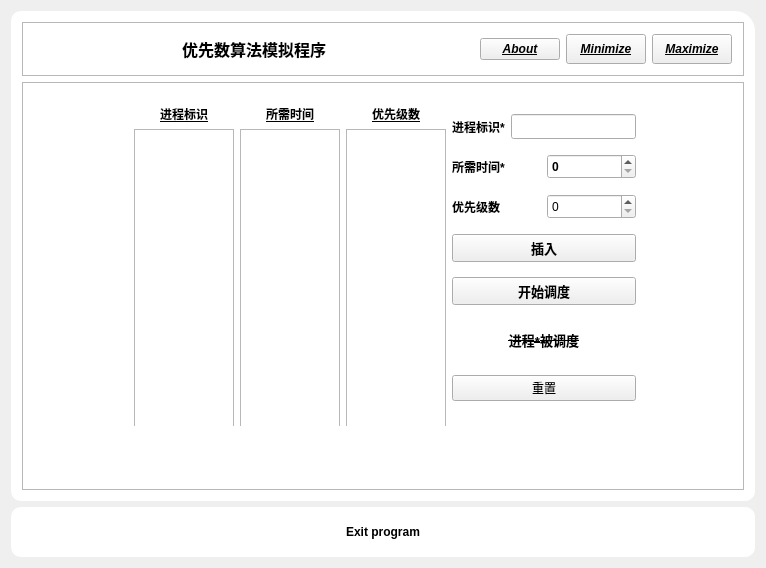
<?xml version="1.0" encoding="UTF-8"?>
<ui version="4.0">
 <class>Widget</class>
 <widget class="QWidget" name="Widget">
  <property name="geometry">
   <rect>
    <x>0</x>
    <y>0</y>
    <width>766</width>
    <height>568</height>
   </rect>
  </property>
  <property name="windowTitle">
   <string>Widget</string>
  </property>
  <layout class="QVBoxLayout" name="vlMain">
   <item>
    <widget class="QWidget" name="shadowWeight" native="true">
     <property name="styleSheet">
      <string notr="true">QWidget#shadowWeight
{
	background-color: rgb(255, 255, 255);
	border-radius:10;
	border-top-right-radius:20;
}</string>
     </property>
     <layout class="QVBoxLayout" name="verticalLayout_2">
      <item>
       <widget class="QFrame" name="frame_2">
        <property name="sizePolicy">
         <sizepolicy hsizetype="Preferred" vsizetype="Fixed">
          <horstretch>0</horstretch>
          <verstretch>0</verstretch>
         </sizepolicy>
        </property>
        <property name="minimumSize">
         <size>
          <width>0</width>
          <height>50</height>
         </size>
        </property>
        <property name="frameShape">
         <enum>QFrame::StyledPanel</enum>
        </property>
        <property name="frameShadow">
         <enum>QFrame::Raised</enum>
        </property>
        <layout class="QHBoxLayout" name="horizontalLayout">
         <item>
          <widget class="QLabel" name="label">
           <property name="sizePolicy">
            <sizepolicy hsizetype="Expanding" vsizetype="Preferred">
             <horstretch>0</horstretch>
             <verstretch>0</verstretch>
            </sizepolicy>
           </property>
           <property name="font">
            <font>
             <family>WenQuanYi Micro Hei Mono</family>
             <pointsize>12</pointsize>
             <weight>75</weight>
             <italic>false</italic>
             <bold>true</bold>
             <underline>false</underline>
             <strikeout>false</strikeout>
            </font>
           </property>
           <property name="text">
            <string>优先数算法模拟程序</string>
           </property>
           <property name="textFormat">
            <enum>Qt::PlainText</enum>
           </property>
           <property name="alignment">
            <set>Qt::AlignCenter</set>
           </property>
           <property name="textInteractionFlags">
            <set>Qt::LinksAccessibleByMouse</set>
           </property>
          </widget>
         </item>
         <item>
          <widget class="QPushButton" name="btnShowAbout">
           <property name="font">
            <font>
             <weight>75</weight>
             <italic>true</italic>
             <bold>true</bold>
             <underline>true</underline>
            </font>
           </property>
           <property name="text">
            <string>About</string>
           </property>
          </widget>
         </item>
         <item>
          <widget class="QPushButton" name="btnMin">
           <property name="minimumSize">
            <size>
             <width>0</width>
             <height>30</height>
            </size>
           </property>
           <property name="font">
            <font>
             <weight>75</weight>
             <italic>true</italic>
             <bold>true</bold>
             <underline>true</underline>
            </font>
           </property>
           <property name="styleSheet">
            <string notr="true">  QPushButton#pushButton_2 {
      background-color: #aaffff;
      border-style: outset;
      border-width: 2px;
      border-color: beige;
      font: bold 14px;
      padding: 6px;
  }
  QPushButton#pushButton_2:pressed {
      background-color: #89cece;
      border-style: inset;
  }</string>
           </property>
           <property name="text">
            <string>Minimize</string>
           </property>
          </widget>
         </item>
         <item>
          <widget class="QPushButton" name="btnMax">
           <property name="minimumSize">
            <size>
             <width>0</width>
             <height>30</height>
            </size>
           </property>
           <property name="font">
            <font>
             <weight>75</weight>
             <italic>true</italic>
             <bold>true</bold>
             <underline>true</underline>
             <strikeout>false</strikeout>
            </font>
           </property>
           <property name="styleSheet">
            <string notr="true"/>
           </property>
           <property name="text">
            <string>Maximize</string>
           </property>
          </widget>
         </item>
        </layout>
       </widget>
      </item>
      <item>
       <widget class="QFrame" name="frame">
        <property name="sizePolicy">
         <sizepolicy hsizetype="Preferred" vsizetype="Preferred">
          <horstretch>0</horstretch>
          <verstretch>0</verstretch>
         </sizepolicy>
        </property>
        <property name="frameShape">
         <enum>QFrame::StyledPanel</enum>
        </property>
        <property name="frameShadow">
         <enum>QFrame::Raised</enum>
        </property>
        <widget class="QWidget" name="layoutWidget">
         <property name="geometry">
          <rect>
           <x>12</x>
           <y>12</y>
           <width>702</width>
           <height>332</height>
          </rect>
         </property>
         <layout class="QHBoxLayout" name="horizontalLayout_7">
          <item>
           <spacer name="horizontalSpacer">
            <property name="orientation">
             <enum>Qt::Horizontal</enum>
            </property>
            <property name="sizeHint" stdset="0">
             <size>
              <width>85</width>
              <height>20</height>
             </size>
            </property>
           </spacer>
          </item>
          <item>
           <layout class="QHBoxLayout" name="horizontalLayout_6">
            <item>
             <layout class="QHBoxLayout" name="horizontalLayout_2">
              <item>
               <layout class="QVBoxLayout" name="verticalLayout_4">
                <item>
                 <widget class="QLabel" name="labelProgressName">
                  <property name="font">
                   <font>
                    <weight>75</weight>
                    <bold>true</bold>
                    <underline>true</underline>
                   </font>
                  </property>
                  <property name="text">
                   <string>进程标识</string>
                  </property>
                  <property name="alignment">
                   <set>Qt::AlignCenter</set>
                  </property>
                 </widget>
                </item>
                <item>
                 <widget class="QListWidget" name="lwProgressName">
                  <property name="minimumSize">
                   <size>
                    <width>100</width>
                    <height>300</height>
                   </size>
                  </property>
                  <property name="maximumSize">
                   <size>
                    <width>100</width>
                    <height>300</height>
                   </size>
                  </property>
                  <property name="sortingEnabled">
                   <bool>false</bool>
                  </property>
                 </widget>
                </item>
               </layout>
              </item>
              <item>
               <layout class="QVBoxLayout" name="verticalLayout">
                <item>
                 <widget class="QLabel" name="labelProgressTime">
                  <property name="font">
                   <font>
                    <weight>75</weight>
                    <bold>true</bold>
                    <underline>true</underline>
                   </font>
                  </property>
                  <property name="text">
                   <string>所需时间</string>
                  </property>
                  <property name="alignment">
                   <set>Qt::AlignCenter</set>
                  </property>
                 </widget>
                </item>
                <item>
                 <widget class="QListWidget" name="lwProgressTime">
                  <property name="minimumSize">
                   <size>
                    <width>100</width>
                    <height>300</height>
                   </size>
                  </property>
                  <property name="maximumSize">
                   <size>
                    <width>100</width>
                    <height>300</height>
                   </size>
                  </property>
                 </widget>
                </item>
               </layout>
              </item>
              <item>
               <layout class="QVBoxLayout" name="verticalLayout_3">
                <item>
                 <widget class="QLabel" name="labelProgressPriv">
                  <property name="font">
                   <font>
                    <weight>75</weight>
                    <bold>true</bold>
                    <underline>true</underline>
                   </font>
                  </property>
                  <property name="text">
                   <string>优先级数</string>
                  </property>
                  <property name="alignment">
                   <set>Qt::AlignCenter</set>
                  </property>
                 </widget>
                </item>
                <item>
                 <widget class="QListWidget" name="lwProgressPriv">
                  <property name="minimumSize">
                   <size>
                    <width>100</width>
                    <height>300</height>
                   </size>
                  </property>
                  <property name="maximumSize">
                   <size>
                    <width>100</width>
                    <height>300</height>
                   </size>
                  </property>
                 </widget>
                </item>
               </layout>
              </item>
             </layout>
            </item>
            <item>
             <layout class="QVBoxLayout" name="verticalLayout_5">
              <item>
               <layout class="QHBoxLayout" name="horizontalLayout_3">
                <item>
                 <widget class="QLabel" name="labelInProgressName">
                  <property name="minimumSize">
                   <size>
                    <width>0</width>
                    <height>25</height>
                   </size>
                  </property>
                  <property name="maximumSize">
                   <size>
                    <width>16777215</width>
                    <height>25</height>
                   </size>
                  </property>
                  <property name="font">
                   <font>
                    <weight>75</weight>
                    <bold>true</bold>
                   </font>
                  </property>
                  <property name="text">
                   <string>进程标识*</string>
                  </property>
                 </widget>
                </item>
                <item>
                 <widget class="QLineEdit" name="leInProgressName">
                  <property name="enabled">
                   <bool>true</bool>
                  </property>
                  <property name="sizePolicy">
                   <sizepolicy hsizetype="Expanding" vsizetype="Fixed">
                    <horstretch>0</horstretch>
                    <verstretch>25</verstretch>
                   </sizepolicy>
                  </property>
                  <property name="minimumSize">
                   <size>
                    <width>0</width>
                    <height>25</height>
                   </size>
                  </property>
                  <property name="maximumSize">
                   <size>
                    <width>16777215</width>
                    <height>25</height>
                   </size>
                  </property>
                  <property name="font">
                   <font>
                    <weight>75</weight>
                    <italic>false</italic>
                    <bold>true</bold>
                   </font>
                  </property>
                 </widget>
                </item>
               </layout>
              </item>
              <item>
               <layout class="QHBoxLayout" name="horizontalLayout_4">
                <item>
                 <widget class="QLabel" name="labelInProgressTime">
                  <property name="minimumSize">
                   <size>
                    <width>0</width>
                    <height>25</height>
                   </size>
                  </property>
                  <property name="maximumSize">
                   <size>
                    <width>16777215</width>
                    <height>25</height>
                   </size>
                  </property>
                  <property name="font">
                   <font>
                    <weight>75</weight>
                    <bold>true</bold>
                   </font>
                  </property>
                  <property name="text">
                   <string>所需时间*</string>
                  </property>
                 </widget>
                </item>
                <item>
                 <widget class="QSpinBox" name="sbInProgressTime">
                  <property name="minimumSize">
                   <size>
                    <width>78</width>
                    <height>25</height>
                   </size>
                  </property>
                  <property name="maximumSize">
                   <size>
                    <width>16777215</width>
                    <height>25</height>
                   </size>
                  </property>
                  <property name="font">
                   <font>
                    <weight>75</weight>
                    <bold>true</bold>
                   </font>
                  </property>
                 </widget>
                </item>
               </layout>
              </item>
              <item>
               <layout class="QHBoxLayout" name="horizontalLayout_5">
                <item>
                 <widget class="QLabel" name="labelInProgressPriv">
                  <property name="minimumSize">
                   <size>
                    <width>0</width>
                    <height>25</height>
                   </size>
                  </property>
                  <property name="maximumSize">
                   <size>
                    <width>16777215</width>
                    <height>25</height>
                   </size>
                  </property>
                  <property name="font">
                   <font>
                    <weight>75</weight>
                    <bold>true</bold>
                   </font>
                  </property>
                  <property name="text">
                   <string>优先级数</string>
                  </property>
                 </widget>
                </item>
                <item>
                 <widget class="QSpinBox" name="sbInProgressPriv">
                  <property name="minimumSize">
                   <size>
                    <width>78</width>
                    <height>25</height>
                   </size>
                  </property>
                  <property name="maximumSize">
                   <size>
                    <width>16777215</width>
                    <height>25</height>
                   </size>
                  </property>
                  <property name="font">
                   <font>
                    <weight>50</weight>
                    <bold>false</bold>
                   </font>
                  </property>
                 </widget>
                </item>
               </layout>
              </item>
              <item>
               <widget class="QPushButton" name="btnInsertProgress">
                <property name="font">
                 <font>
                  <pointsize>10</pointsize>
                  <weight>75</weight>
                  <bold>true</bold>
                 </font>
                </property>
                <property name="text">
                 <string>插入</string>
                </property>
               </widget>
              </item>
              <item>
               <widget class="QPushButton" name="btnStartRun">
                <property name="font">
                 <font>
                  <pointsize>10</pointsize>
                  <weight>75</weight>
                  <bold>true</bold>
                 </font>
                </property>
                <property name="text">
                 <string>开始调度</string>
                </property>
               </widget>
              </item>
              <item>
               <widget class="QLabel" name="labelShowSelect">
                <property name="maximumSize">
                 <size>
                  <width>16777215</width>
                  <height>40</height>
                 </size>
                </property>
                <property name="font">
                 <font>
                  <pointsize>10</pointsize>
                  <weight>75</weight>
                  <italic>false</italic>
                  <bold>true</bold>
                  <strikeout>true</strikeout>
                 </font>
                </property>
                <property name="text">
                 <string>进程*被调度</string>
                </property>
                <property name="alignment">
                 <set>Qt::AlignCenter</set>
                </property>
               </widget>
              </item>
              <item>
               <widget class="QPushButton" name="btnReset">
                <property name="text">
                 <string>重置</string>
                </property>
               </widget>
              </item>
             </layout>
            </item>
           </layout>
          </item>
          <item>
           <spacer name="horizontalSpacer_2">
            <property name="orientation">
             <enum>Qt::Horizontal</enum>
            </property>
            <property name="sizeType">
             <enum>QSizePolicy::Expanding</enum>
            </property>
            <property name="sizeHint" stdset="0">
             <size>
              <width>84</width>
              <height>20</height>
             </size>
            </property>
           </spacer>
          </item>
         </layout>
        </widget>
       </widget>
      </item>
     </layout>
    </widget>
   </item>
   <item>
    <widget class="QPushButton" name="pushButton">
     <property name="minimumSize">
      <size>
       <width>0</width>
       <height>50</height>
      </size>
     </property>
     <property name="font">
      <font>
       <weight>75</weight>
       <bold>true</bold>
      </font>
     </property>
     <property name="styleSheet">
      <string notr="true">QPushButton{
	background-color: rgb(255, 255, 255);
	border-radius: 10;
}</string>
     </property>
     <property name="text">
      <string>Exit program</string>
     </property>
    </widget>
   </item>
  </layout>
 </widget>
 <layoutdefault spacing="6" margin="11"/>
 <resources/>
 <connections/>
</ui>
